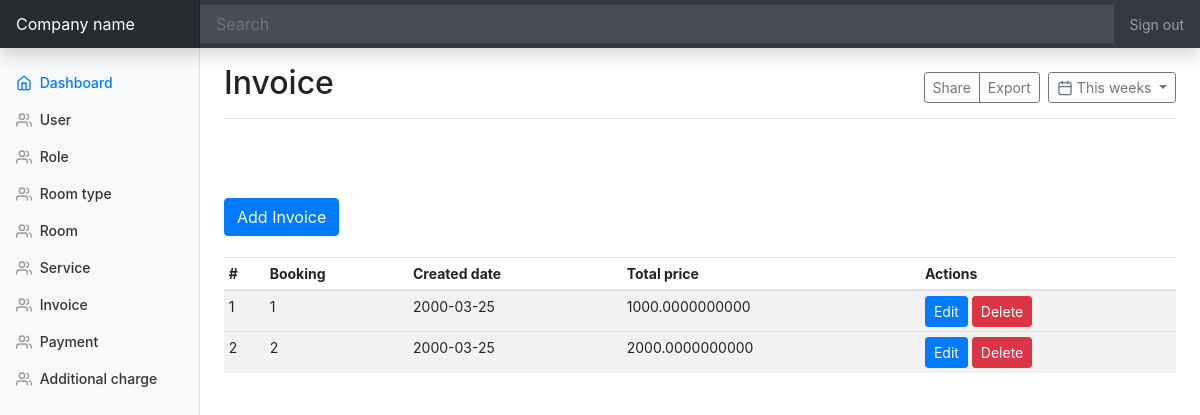
The page /invoice on the database as committed earlier.
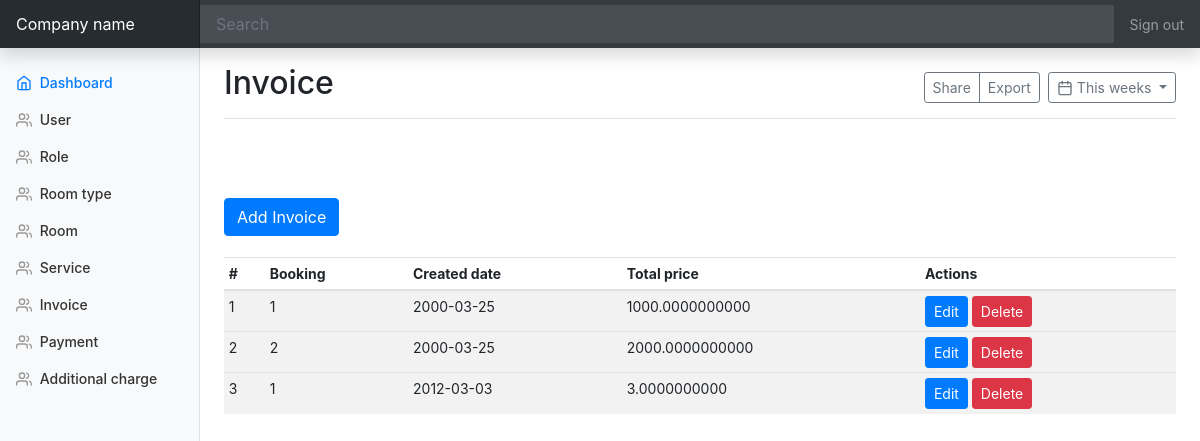
The same page on the database as committed later.
### models.py (models this page shows, shortened)
class Invoice(db.Model):
    id = db.Column(db.Integer, primary_key=True)
    booking_id = db.Column(db.Integer, db.ForeignKey('booking.id'))
    booking = db.relationship('Booking', backref=db.backref('invoice', lazy=True))
    created_date = db.Column(db.Date)
    total_price = db.Column(db.DECIMAL)

class Booking(db.Model):
    id = db.Column(db.Integer, primary_key=True)
    customer_first_name = db.Column(db.String(50))
    customer_last_name = db.Column(db.String(50))
    age = db.Column(db.Integer)
    sex = db.Column(db.Enum(Sex))
    email = db.Column(db.String(50))
    phone = db.Column(db.String(50))
    is_regioner = db.Column(db.Boolean)
    created_date = db.Column(db.Date)
    checkin_date = db.Column(db.Date)
    checkout_date = db.Column(db.Date)
    total_price = db.Column(db.Float)
    user_id = db.Column(db.Integer, db.ForeignKey('user.id'))
    user = db.relationship('User', backref=db.backref('booking', lazy=True))
    room_id = db.Column(db.Integer, db.ForeignKey('room.id'))
    room = db.relationship('Room', backref=db.backref('booking', lazy=True))
    customer_id = db.Column(db.Integer, db.ForeignKey('customer.id'))
    customer = db.relationship('Customer', backref=db.backref('booking', lazy=True))
    status = db.Column(db.Enum(BookingStatus))
    def __str__(self) -> str:
        return str(self.id)

### views.py (the view)
@app.route('/invoice')
def invoice_page():
    invoices = models.Invoice.query.all()
    return render_template('mdInvoice.html', invoices=invoices)

### templates/mdInvoice.html
{% extends 'index.html' %}
{% block title %}Invoice{% endblock %}
{% block content %}
<button type="button" class="btn btn-primary">
  <a href="{{ url_for('add_invoice') }}" style="color: white;">Add Invoice</a>
</button>
<br/>
<br/>
<div class="table-responsive">
  <table class="table table-striped table-sm">
    <thead>
      <tr>
        <th>#</th>
        <th>Booking</th>
        <th>Created date</th>
        <th>Total price</th>
        <th>Actions</th>
      </tr>
    </thead>
    <tbody>
      {% for invoice in invoices %}
      <tr>
        <td>{{ invoice.id }}</td>
        <td>{{ invoice.booking }}</td>
        <td>{{ invoice.created_date }}</td>
        <td>{{ invoice.total_price }}</td>
        <td>
          <a href="{{ url_for('edit_invoice', invoice_id=invoice.id) }}" class="btn btn-primary btn-sm">Edit</a>
          <a href="{{ url_for('delete_invoice', invoice_id=invoice.id) }}" class="btn btn-danger btn-sm">Delete</a>
        </td>
      <tr>
        {% endfor %}
    </tbody>
  </table>
</div>
{% endblock %}

### templates/index.html (shortened to what this page needs)
<!DOCTYPE html>
<html lang="en">
<head>
  <link rel="stylesheet" href="{{ url_for('static', filename='assets/dist/css/bootstrap.min.css') }}" />
  <link href="{{ url_for('static', filename='dashboard.css') }}" rel="stylesheet" />
</head>
<body>
  <nav class="navbar navbar-dark sticky-top bg-dark flex-md-nowrap p-0 shadow">
    {% if current_user.is_authenticated %}
    <a class="navbar-brand col-md-3 col-lg-2 mr-0 px-3" href="#">Welcome, {{ current_user.username }}</a>
    {% else %}
    <a class="navbar-brand col-md-3 col-lg-2 mr-0 px-3" href="#">Company name</a>
    {% endif %}
    <input class="form-control form-control-dark w-100" type="text" placeholder="Search" aria-label="Search" />
    <ul class="navbar-nav px-3">
      <li class="nav-item text-nowrap">
        <a class="nav-link" href="{{ url_for('logout') }}">Sign out</a>
      </li>
    </ul>
  </nav>
  <div class="container-fluid">
    <div class="row">
      <nav id="sidebarMenu" class="col-md-3 col-lg-2 d-md-block bg-light sidebar collapse">
        <div class="sidebar-sticky pt-3">
          <ul class="nav flex-column">
            <li class="nav-item">
              <a class="nav-link active" href="{{ url_for('index') }}">
                <span data-feather="home"></span>
                Dashboard <span class="sr-only">(current)</span>
              </a>
            </li>
            <li class="nav-item">
              <a class="nav-link" href="{{ url_for('user_page') }}">
                <span data-feather="users"></span>
                User
              </a>
            </li>
            <li class="nav-item">
              <a class="nav-link" href="{{ url_for('role_page') }}">
                <span data-feather="users"></span>
                Role
              </a>
            </li>
            <li class="nav-item">
              <a class="nav-link" href="{{ url_for('room_type_page') }}">
                <span data-feather="users"></span>
                Room type
              </a>
            </li>
            <li class="nav-item">
              <a class="nav-link" href="{{ url_for('room_page') }}">
                <span data-feather="users"></span>
                Room
              </a>
            </li>
            <li class="nav-item">
              <a class="nav-link" href="{{ url_for('service_page') }}">
                <span data-feather="users"></span>
                Service
              </a>
            </li>
            <li class="nav-item">
              <a class="nav-link" href="{{ url_for('invoice_page') }}">
                <span data-feather="users"></span>
                Invoice
              </a>
            </li>
            <li class="nav-item">
              <a class="nav-link" href="{{ url_for('payment_page') }}">
                <span data-feather="users"></span>
                Payment
              </a>
            </li>
            <li class="nav-item">
              <a class="nav-link" href="{{ url_for('additional_charge_page') }}">
                <span data-feather="users"></span>
                Additional charge
              </a>
            </li>
          </ul>
        </div>
      </nav>
      <main role="main" class="col-md-9 ml-sm-auto col-lg-10 px-md-4">
        <div
          class="d-flex justify-content-between flex-wrap flex-md-nowrap align-items-center pt-3 pb-2 mb-3 border-bottom">
          <h1 class="h2">{% block title %}Dashboard Home Page{% endblock %}</h1>
          <div class="btn-toolbar mb-2 mb-md-0">
            <div class="btn-group mr-2">
              <button type="button" class="btn btn-sm btn-outline-secondary">Share</button>
              <button type="button" class="btn btn-sm btn-outline-secondary">Export</button>
            </div>
            <button type="button" class="btn btn-sm btn-outline-secondary dropdown-toggle">
              <span data-feather="calendar"></span>
              This weeks
            </button>
          </div>
        </div>
        <br /><br /><br />
        {% block content %}
        {% endblock %}
      </main>
    </div>
  </div>
</body>
</html>

### static/dashboard.css (style rules this page uses)
body { font-size: .875rem; }
.feather { width: 16px; height: 16px; vertical-align: text-bottom; }
.sidebar { position: fixed; top: 0; bottom: 0; left: 0; z-index: 100; padding: 48px 0 0; box-shadow: inset -1px 0 0 rgba(0, 0, 0, .1); }
.sidebar-sticky { position: relative; top: 0; height: calc(100vh - 48px); padding-top: .5rem; overflow-x: hidden; overflow-y: auto; }
.sidebar .nav-link { font-weight: 500; color: #333; }
.sidebar .nav-link .feather { margin-right: 4px; color: #999; }
.sidebar .nav-link.active { color: #007bff; }
.sidebar .nav-link:hover .feather, .sidebar .nav-link.active .feather { color: inherit; }
.navbar-brand { padding-top: .75rem; padding-bottom: .75rem; font-size: 1rem; background-color: rgba(0, 0, 0, .25); box-shadow: inset -1px 0 0 rgba(0, 0, 0, .25); }
.navbar .form-control { padding: .75rem 1rem; border-width: 0; border-radius: 0; }
.form-control-dark { color: #fff; background-color: rgba(255, 255, 255, .1); border-color: rgba(255, 255, 255, .1); }

Rows that differ between the two databases and show on the page:
added Invoice: id "3", booking "1", created_date "2012-03-03", total_price "3.0000000000"
